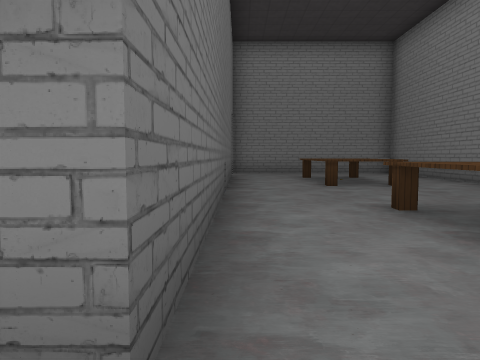
View 1 (above)

16 first-person views from a walk through a 3-D level made in the Godot game engine. The camera is 1.2 m above the floor, tilts 4° down and sees 70° across. The floor is counted in squares, 2 m on a side. Each view is taken from the middle of a square. On the plan, view 1 faces up. The plan holds only what a view shows up to about 10 squares ahead; the rest is blank. Characters and animated objects are not drawn. Some surface patterns are stand-ins.

View 2
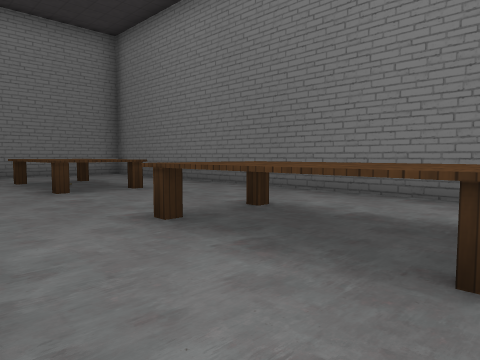

View 3
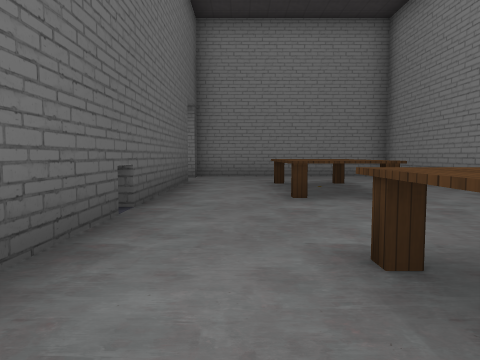

View 4
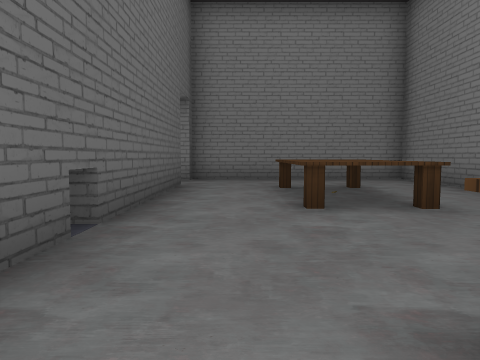

View 5
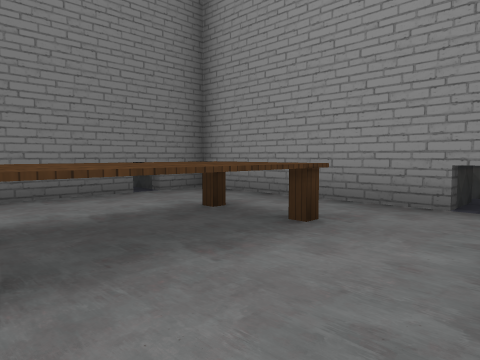

View 6
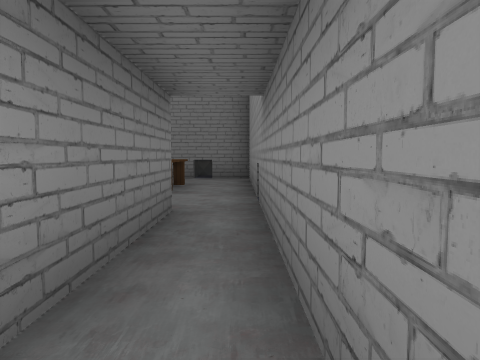

View 7
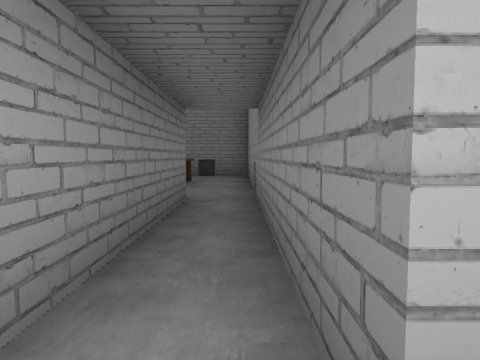

View 8
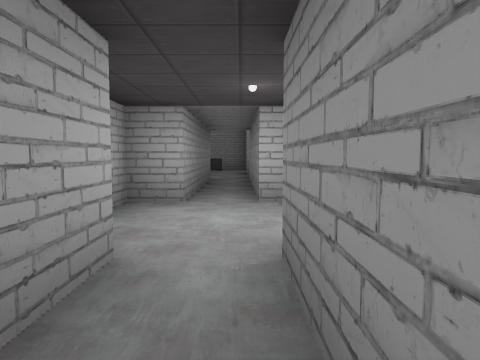

View 9
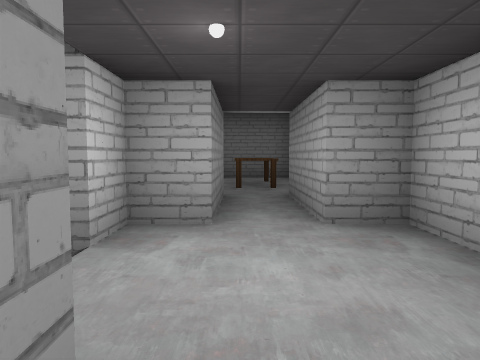

View 10
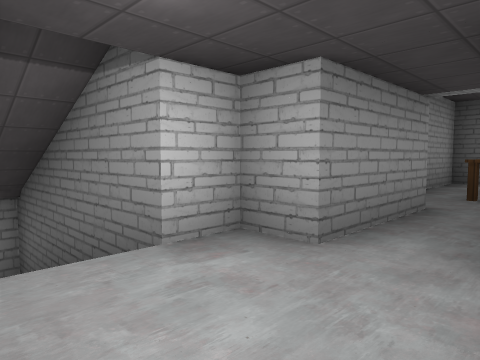

View 11
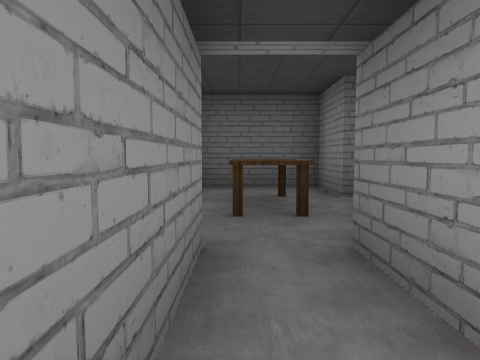

View 12
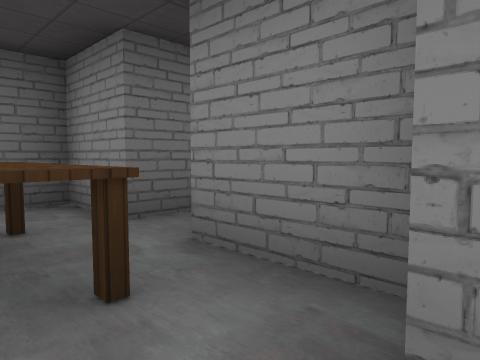

View 13
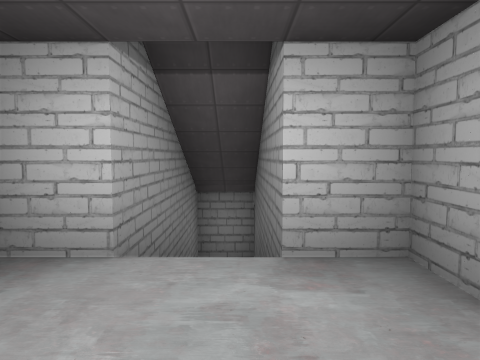

View 14
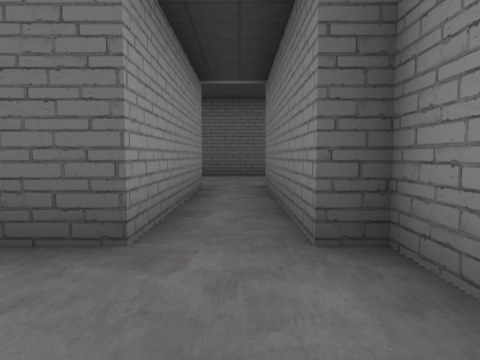

View 15
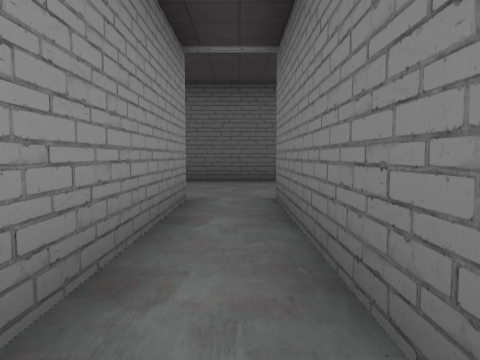

View 16
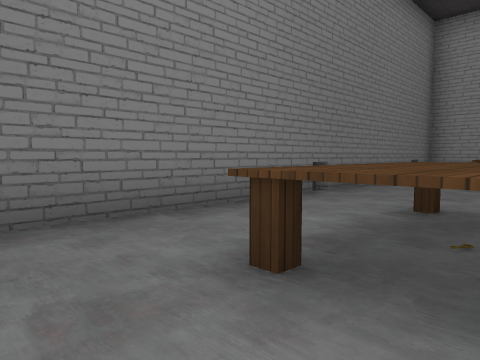

### Floor plan
Key: @ floor where view 1 was taken; # wall or solid block; . floor; / step, stairs or slope; ^ raised ledge; T table.
Columns run from 14 left of view 1 to 6 right of it. Each row starts with its distance up from view 1.
 12       #...###########
 11       #.............#
 10       #...####......#
  9              #..^^..#
  8              #..^^..#
  7              #..^^..#
  6              #......#
  5              #......#
  4              #..^^..#
  3              #..^^..#
  2 ###### ####  #..^^..#
  1 #....###..####..^^..#
  0 #.TT..........@.....#
 -1 ###  ###/############
 -2        #/#
 -3        #/#
 -4        # #
 -5         ##

Positions as (right, up) in squares from view 1, and headings:
1: (0, 0), facing up
2: (0, 1), facing up-right
3: (1, 2), facing up
4: (1, 3), facing up
5: (0, 4), facing down-right
6: (-4, 0), facing right
7: (-5, 0), facing right
8: (-9, 0), facing right
9: (-4, 0), facing left
10: (-5, 1), facing down-left
11: (-7, 0), facing left
12: (-9, 0), facing up-left
13: (-6, 1), facing down
14: (2, 11), facing left
15: (0, 11), facing left
16: (2, 11), facing down-right
